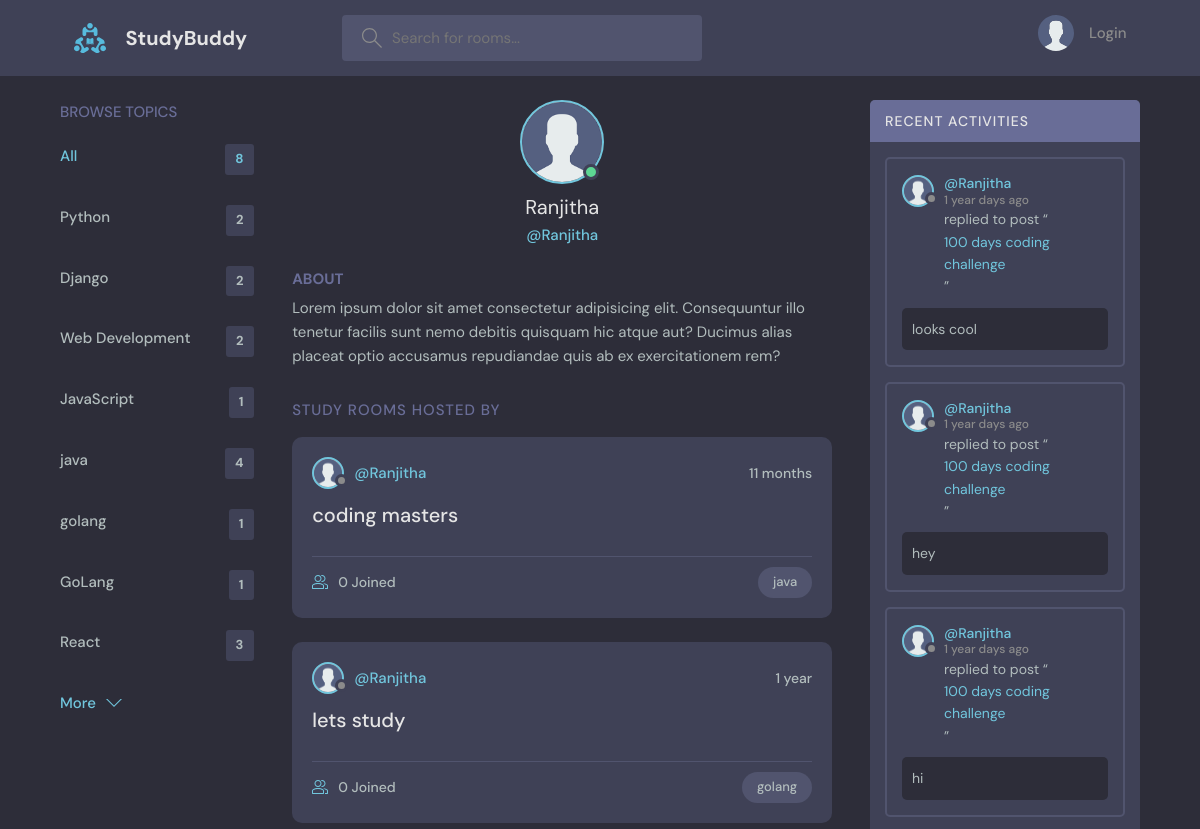
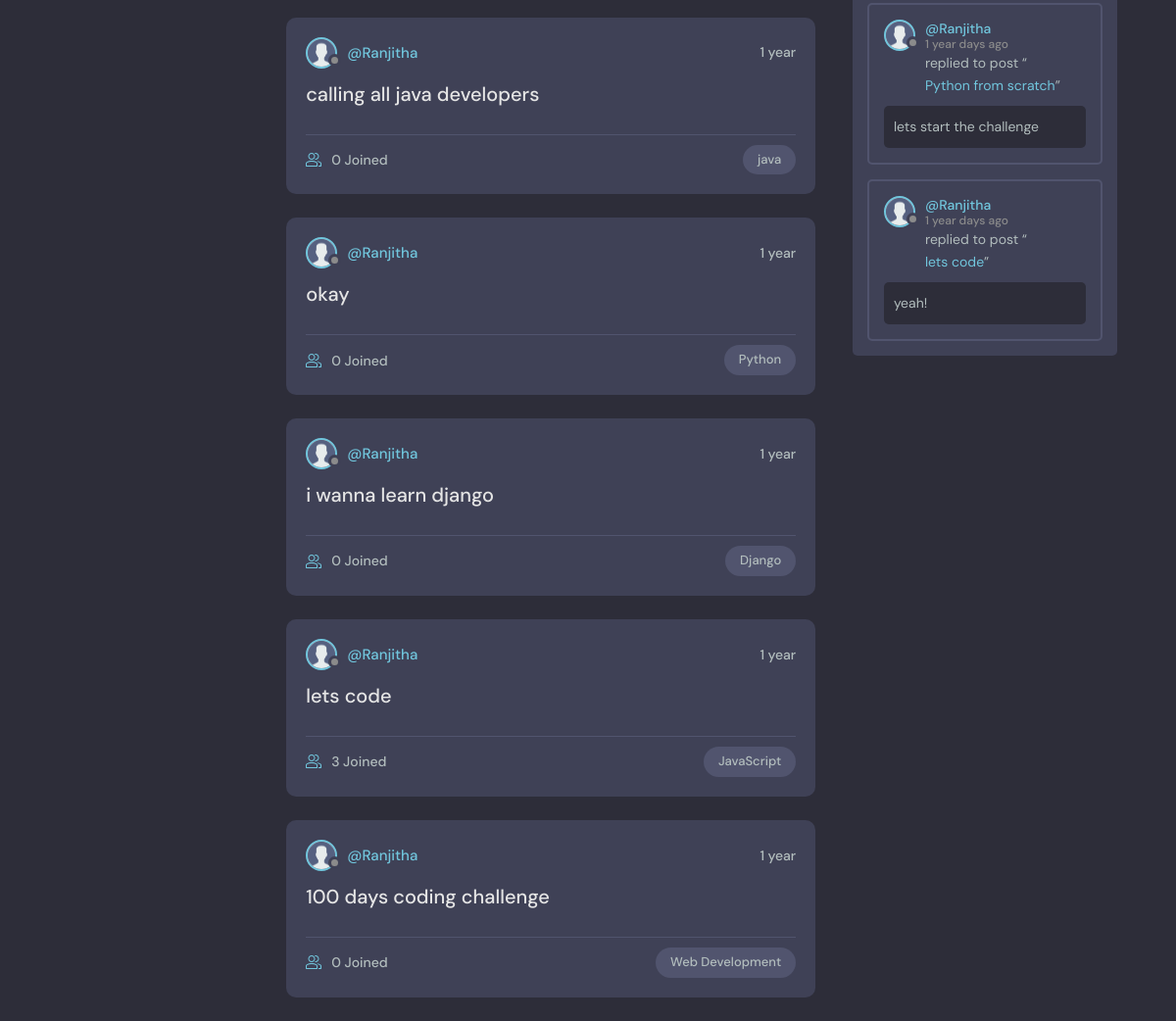
Page /profile/1/ on the committed database (2 pictures, top to bottom).
### base/models.py (models this page shows, shortened)
class Topic(models.Model):
    name=models.CharField(max_length=200)

class Room(models.Model):
    host=models.ForeignKey(User,on_delete=models.SET_NULL, null = True)
    topic=models.ForeignKey(Topic,on_delete=models.SET_NULL, null = True)
    name=models.CharField(max_length=200)
    description=models.TextField(null=True,blank = True)
    participants=models.ManyToManyField(User,related_name='participants',blank = True)
    updated=models.DateTimeField(auto_now = True)
    created=models.DateTimeField(auto_now_add = True)
    class Meta:
        ordering=['-updated', '-created']
    def __str__(self):
        return self.name

class Message(models.Model):
    user=models.ForeignKey(User,on_delete = models.CASCADE)
    room=models.ForeignKey(Room,on_delete = models.CASCADE)
    body=models.TextField()
    updated=models.DateTimeField(auto_now = True)
    created=models.DateTimeField(auto_now_add = True)
    class Meta:
        ordering=['-updated', '-created']

### base/views.py (the view)
# urls.py: path('profile/<str:pk>/', views.userProfile,name="user-profile"),
def userProfile(request,pk):
    user=User.objects.get(id=pk)
    rooms=user.room_set.all()
    room_messages=user.message_set.all()
    topics=Topic.objects.all()
    context={'user':user,'rooms':rooms,'room_messages':room_messages,'topics':topics}
    return render(request, 'base/Profile.html', context)

### base/templates/base/profile.html (shortened to what this page needs)
{%extends 'main.html'%} {% block content %}
  <main class="profile-page layout layout--3">
    <div class="container">
      <div>{% include 'base/topics_component.html' %}</div>
      <div class="roomList">
        <div class="profile">
          <div class="profile__avatar">
            <div class="avatar avatar--large active">
              <img />
            </div>
          </div>
          <div class="profile__info">
            <h3>{{user.username}}</h3>
            <p>@{{user.username}}</p>
          </div>
          <div class="profile__about">
            <h3>About</h3>
            <p>
              Lorem ipsum dolor sit amet consectetur adipisicing elit. Consequuntur illo tenetur
              facilis sunt nemo debitis quisquam hic atque aut? Ducimus alias placeat optio
              accusamus repudiandae quis ab ex exercitationem rem?
            </p>
          </div>
        </div>
        <div class="roomList__header">
          <div>
            <h2>Study Rooms Hosted by {{host.username}}</a>
            </h2>
          </div>
        </div>
        {% include 'base/feed_component.html' %}
      </div>
      {% include 'base/activity_component.html' %}
    </div>
  </main>
{%endblock content%}

### templates/main.html (shortened to what this page needs)
<!DOCTYPE html>
{% load static %}
<html lang="en">
  <head>
    <link rel="stylesheet" href="{% static 'styles/style.css' %}" />
  </head>
  <body>
    {% include 'navbar.html' %}
    {% block content %} {% endblock %}
  </body>
</html>

### templates/navbar.html (shortened to what this page needs)
{% load static %}
<header class="header header--loggedIn">
  <div class="container">
    <a href="{% url 'home' %}" class="header__logo">
      <img src="{% static 'images/logo.svg' %}" />
      <h1>StudyBuddy</h1>
    </a>
    <form class="header__search" method="GET" action="{% url 'home' %}">
      <label>
        <input name="q" placeholder="Search for rooms..." />
      </label>
    </form>
    <nav class="header__menu">
      {% if request.user.is_authenticated%}
      <div class="header__user">
        <a href="{% url 'update-user' %}">
          <div class="avatar avatar--medium active">
            <img
            />
          </div>
          <p>
            {{request.user.username}} <span>{{request.user.username}}</span>
          </p>
        </a>
        <button class="dropdown-button">
          <svg
            version="1.1"
            xmlns="http://www.w3.org/2000/svg"
            width="32"
            height="32"
            viewBox="0 0 32 32"
          >
            <title>chevron-down</title>
            <path d="M16 21l-13-13h-3l16 16 16-16h-3l-13 13z"></path>
          </svg>
        </button>
      </div>
      {%else%}
      <a href="{% url 'login' %}">
        <img src="{% static 'images/avatar.svg' %}" />
        <p>Login</p>
      </a>
      {%endif%}
    </nav>
  </div>
</header>

### base/templates/base/topics_component.html
<div class="topics">
  <div class="topics__header">
    <h2>Browse Topics</h2>
  </div>
  <ul class="topics__list">
    <li>
      <a href="{% url 'home'%}" class="active"
        >All <span>{{topics.count}}</span></a
      >
    </li>
    {%for topic in topics%}
    <li>
      <a href="{%url 'home' %}?q={{topic.name}}"
        >{{topic.name}}<span>{{topic.room_set.all.count}}</span></a
      >
    </li>
    {%endfor%}
  </ul>
  <a class="btn btn--link" href="{% url 'topics' %}">
    More
    <svg
      version="1.1"
      xmlns="http://www.w3.org/2000/svg"
      width="32"
      height="32"
      viewBox="0 0 32 32"
    >
      <title>chevron-down</title>
      <path d="M16 21l-13-13h-3l16 16 16-16h-3l-13 13z"></path>
    </svg>
  </a>
</div>

### base/templates/base/feed_component.html (shortened to what this page needs)
{% for room in rooms %}
<div class="roomListRoom">
  <div class="roomListRoom__header">
    <a
      href="{% url 'user-profile' room.host.id %}"
      class="roomListRoom__author"
    >
      <div class="avatar avatar--small">
        <img
        />
      </div>
      <span>@{{room.host.username}}</span>
    </a>
    <div class="roomListRoom__actions">
      <span>{{room.created|timesince}}</span>
    </div>
  </div>
  <div class="roomListRoom__content">
    <a href="{% url 'room' room.id %}">{{room.name}}</a>
  </div>
  <div class="roomListRoom__meta">
    <a href="{% url 'room' room.id %}" class="roomListRoom__joined">
      {{room.participants.all.count}} Joined
    </a>
    <p class="roomListRoom__topic">{{room.topic.name}}</p>
  </div>
</div>
{% endfor %}

### base/templates/base/activity_component.html (shortened to what this page needs)
<div class="activities">
  <div class="activities__header">
    <h2>Recent Activities</h2>
  </div>
  {% for message in room_messages %}
  <div class="activities__box">
    <div class="activities__boxHeader roomListRoom__header">
      <a
        href="{% url 'user-profile' message.user.id %}"
        class="roomListRoom__author"
      >
        <div class="avatar avatar--small">
          <img
          />
        </div>
        <p>
          @{{message.user}}
          <span>{{message.created | timesince}} days ago</span>
        </p>
      </a>
    </div>
    <div class="activities__boxContent">
      <p>
        replied to post “<a href="{% url 'room' message.room.id %}"
          >{{message.room}}</a
        >”
      </p>
      <div class="activities__boxRoomContent">{{message.body}}</div>
    </div>
  </div>
  {%endfor%}
</div>

### rows in the picture
Topic: name "Python", room_set.all.count "2"
Topic: name "Django", room_set.all.count "2"
Topic: name "Web Development", room_set.all.count "2"
Topic: name "JavaScript", room_set.all.count "1"
Topic: name "java", room_set.all.count "4"
Topic: name "golang", room_set.all.count "1"
Topic: name "GoLang", room_set.all.count "1"
Topic: name "React", room_set.all.count "3"
Room: host.username "Ranjitha", created "11 months", name "coding masters", participants.all.count "0", topic.name "java"
Room: host.username "Ranjitha", created "1 year", name "lets study", participants.all.count "0", topic.name "golang"
Room: host.username "Ranjitha", created "1 year", name "calling all java developers", participants.all.count "0", topic.name "java"
Room: host.username "Ranjitha", created "1 year", name "okay", participants.all.count "0", topic.name "Python"
Room: host.username "Ranjitha", created "1 year", name "i wanna learn django", participants.all.count "0", topic.name "Django"
Room: host.username "Ranjitha", created "1 year", name "lets code", participants.all.count "3", topic.name "JavaScript"
Room: host.username "Ranjitha", created "1 year", name "100 days coding challenge", participants.all.count "0", topic.name "Web Development"
Message: user "Ranjitha", created "1 year", room "100 days coding challenge", body "looks cool"
Message: user "Ranjitha", created "1 year", room "100 days coding challenge", body "hey"
Message: user "Ranjitha", created "1 year", room "100 days coding challenge", body "hi"
Message: user "Ranjitha", created "1 year", room "Python from scratch", body "lets start the challenge"
Message: user "Ranjitha", created "1 year", room "lets code", body "yeah!"

### other values in the picture
{{ topics.count }} "8"
{{ user.username }} "Ranjitha"
